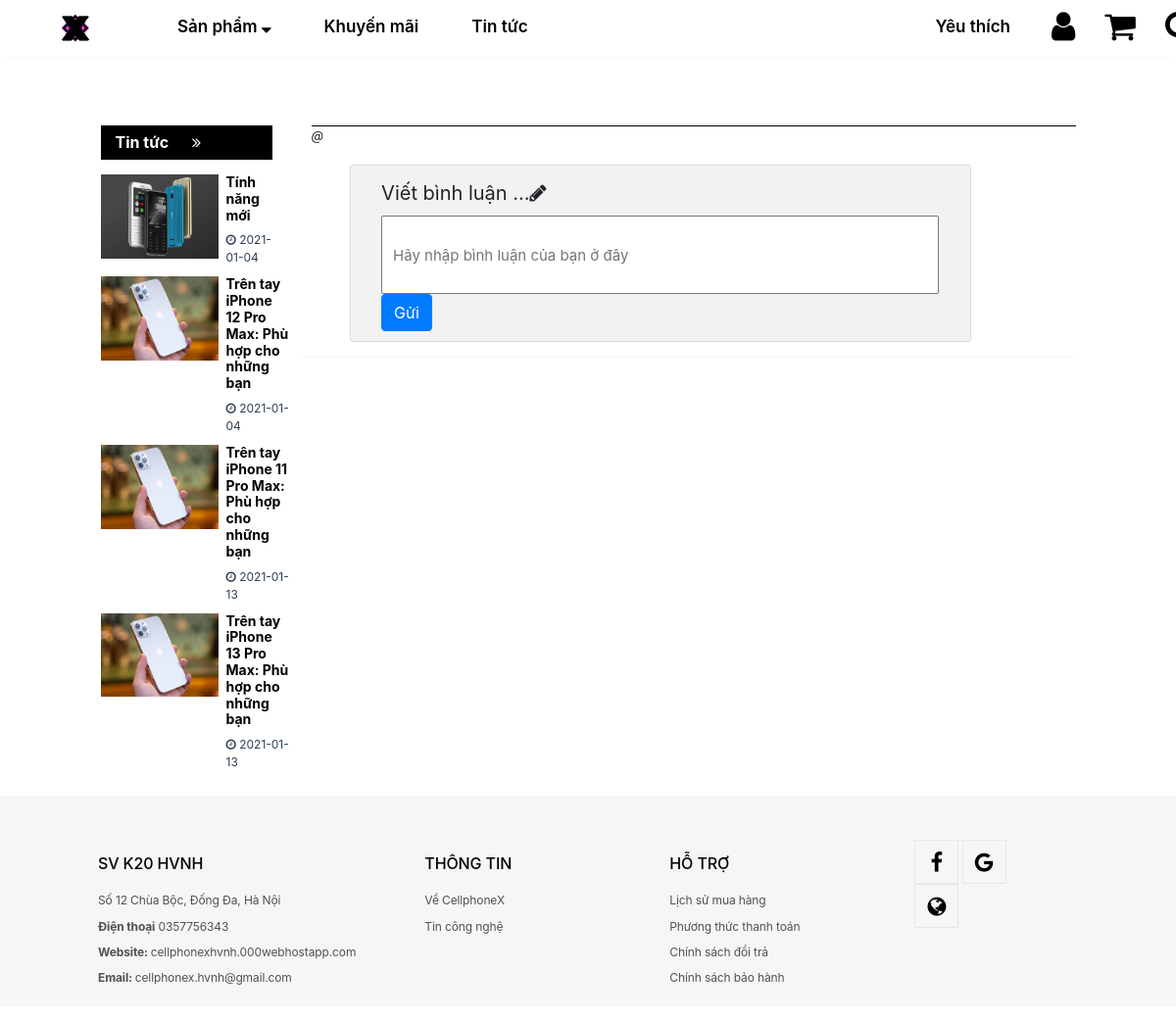
Page /chitiettintuc.php on the committed database.
### tables this page shows
CREATE TABLE `tbl_tin_tuc` (
  `id_tin_tuc` int(11) NOT NULL,
  `tac_gia` varchar(50) NOT NULL,
  `tieu_de` varchar(50) NOT NULL,
  `anh` varchar(255) NOT NULL,
  `noi_dung` longtext NOT NULL,
  `add_date` date NOT NULL DEFAULT current_timestamp(),
  `edit_date` timestamp NOT NULL DEFAULT current_timestamp()
);

### chitiettintuc.php (the view, shortened to what this page needs)
<!DOCTYPE html>
<html lang="en">
<head>
<link type="text/css" rel="stylesheet" href="bootstrap/css/bootstrap.min.css">
<link type="text/css" rel="stylesheet" href="css/style.css">
<link rel="stylesheet" type="text/css" href="css/font-awesome/css/font-awesome.min.css">
</head>
<body style="transition: 1s; overflow-x: hidden;">
<?php
	include("layout/header.php");
	require("public/ketnoi.php");
?>
<div class="row">
    <div class="col-sm-1"></div>
    <div class="col-sm-2">
    <div class="news-header">
					<a href="tintuc.php" style="text-decoration: none;color:white;">Tin tức <i class='fa fa-angle-double-right' style="margin-left: 20px;"></i></a>
				</div>
    <?php
$sql="Select * FROM `tbl_tin_tuc` ORDER BY id_tin_tuc";
$result=$con->query($sql);
if($result->num_rows>0)
	{
	while($row=$result->fetch_assoc())
	{
?>
				<div class="news-content2-1">
					<a href="chitiettintuc.php?matintuc=<?php echo $row['id_tin_tuc']?>"><img id="img-news-1"  src="images/tin-tuc/<?php echo $row['anh'];?>"></a>
					<div class="news-content2-11">
						<h3 class="header-content2-1" style="font-size: 14px;"><a href="chitiettintuc.php?matintuc=<?php echo $row['id_tin_tuc']?>"><?php echo $row['tieu_de']?></a><br></h3>
						<div class="news-content-info">
							<i class="fa fa-clock-o"></i> <?php echo $row['add_date'] ?>
						</div>
					</div>
				</div>
<?php
	}
	}
?>
    </div>
<?php
$sql="select * from tbl_tin_tuc where id_tin_tuc='".$_GET['matintuc']."'";
$result=$con->query($sql);
$row=$result->fetch_assoc();
?>
	<div class="col-sm-8">
    	<div class="header-tin-tuc" style="text-align:center;border-bottom: 1px solid black; "><?php echo $row['tieu_de']?></div>
    	<div style="font-size: 13px; font-style: italic;margin-left:10px;">@<?php echo $row['tac_gia'];?></div>
		<form action="xlbinhluan.php" method="POST">
		<div class="binh-luan-group">
        	<p id="binh-luan-label">Viết bình luận ...<i class="fa fa-pencil"></i></p>
			<input type="text" id="comment-box" name="noi_dung" placeholder="Hãy nhập bình luận của bạn ở đây">
			<button type="submit"  class="btn btn-primary" style="margin: 0 0 10px 5%;">Gửi</button>
		</div>
		</form>
		<div style="margin: 15px 0 10px 0;width: 100%;border-bottom: 2px solid var(--light);"></div>
	</div>
</div>
<?php
	include("layout/footer.php");
?>
</body>
</html>

### css/style.css (style rules this page uses)
a { cursor: pointer; }
p { line-height: 1.33; text-align: justify; }
:root { --maingray: #95a5a6; --blue: #3498db; --mainblue: #2980b9; --cloud: #ecf0f1; }
.news-header { font-size: 16px; color: white; background-color: black; padding: 5px 15px; font-weight: bold; height: 35px; margin-bottom: 15px; }
.news-content2-1 { display: flex; margin: 10px 0 10px 0; }
.news-content2-1 a { text-decoration: none; }
#img-news-1 { width: 120px; height: 85.8px; }
.header-content2-1 { font-size: 14px; width: 100%; margin: 0 10px 8px 8px; color: black; }
.news-content2-11 { display: flex; flex-direction: column; }
.news-content-info { width: 100%; margin: 0 0 0 8px; }
.header-content2-1 a { color: black; font-weight: bold; }
.news-content-info { font-size: 12px; color: #2c3e50; text-transform: uppercase; }
.header-tin-tuc { color: black; font-size: 25px; margin: 0 0 0 10px; font-weight: bold; }
.binh-luan-group { width: 80%; margin: 20px 0 0 50px; background-color: #f2f2f2; box-shadow: 0px 0px 2px rgba(0, 0, 0, 0.5); border-radius: 2px; }
#comment-box { width: 90%; height: 80px; padding-left: 10px; margin: 0 5% 0 5% ; font-size: 15px; resize: vertical; overflow: hidden; }
#binh-luan-label { font-size: 20px; margin: 15px 0 10px 5%; padding-top: 15px; }
.btn { margin: 15px 0 5px 0; }

### rows in the picture
tbl_tin_tuc: anh (picture), tieu_de "Tính năng mới", add_date "2021-01-04"
tbl_tin_tuc: anh (picture), tieu_de "Trên tay iPhone 12 Pro Max: Phù hợp cho những bạn", add_date "2021-01-04"
tbl_tin_tuc: anh (picture), tieu_de "Trên tay iPhone 11 Pro Max: Phù hợp cho những bạn", add_date "2021-01-13"
tbl_tin_tuc: anh (picture), tieu_de "Trên tay iPhone 13 Pro Max: Phù hợp cho những bạn", add_date "2021-01-13"
